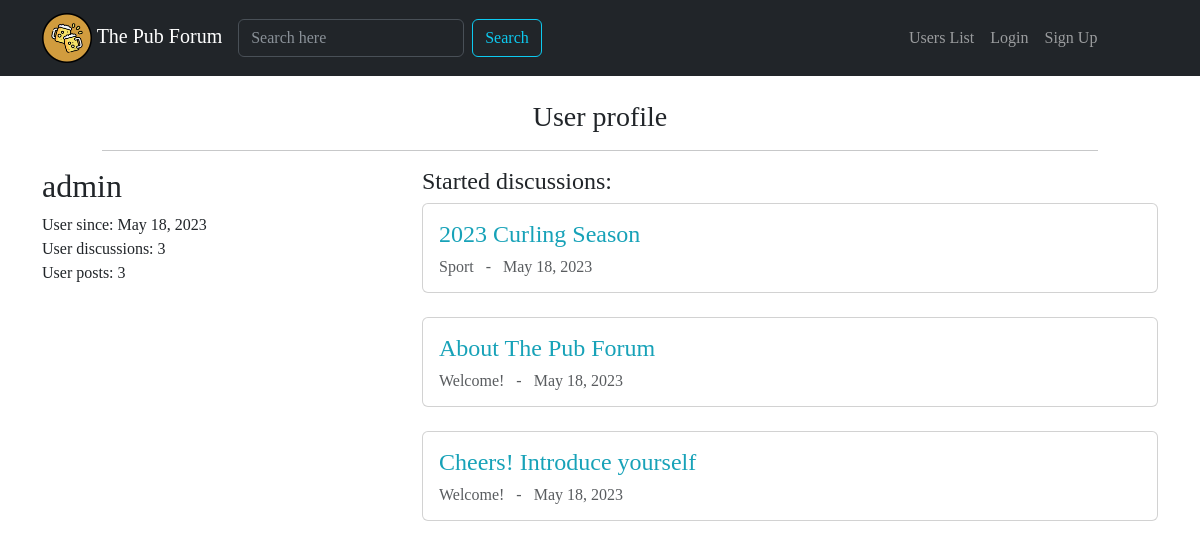
Screenshot of /user/admin/ with the database file from the repository.
### forum/models.py (models this page shows, shortened)
class Discussion(models.Model):
    discussion_title = models.CharField(max_length=150)
    discussion_creation_data = models.DateField(auto_now_add=True)
    discussion_author = models.ForeignKey(User, on_delete=models.CASCADE, related_name='discussions')
    discussion_section = models.ForeignKey(Section, on_delete=models.CASCADE)
    def get_absolute_url(self):
        return reverse("show_discussion", kwargs={'pk': self.pk})
    class Meta:
        verbose_name = 'Discussion'
        verbose_name_plural = 'Discussions'

class Section(models.Model):
    section_name = models.CharField(max_length=100)
    section_description = models.CharField(max_length=200, blank=True, null=True)
    section_logo = models.ImageField(blank=True, null=True)
    def __str__(self):
        return self.section_name
    class Meta:
        verbose_name = 'Section'
        verbose_name_plural = 'Sections'

### core/views.py (the view)
# urls.py: path('user/<str:username>/', user_profile, name="user_profile"),
def user_profile(request, username):
    user = get_object_or_404(User, username=username)
    user_discussions = Discussion.objects.filter(discussion_author=user).order_by("-pk")
    context = {'user': user, 'user_discussions': user_discussions}
    return render(request, "user_profile.html", context)

### core/templates/user_profile.html (shortened to what this page needs)
{% extends 'base.html' %}
{% block content %}
    <div class="row justify-content-center">
        <div class="col-10 text-center">
            <h3>
                User profile
            </h3>
            <hr>
        </div>
    </div>
    <div class="container">
        <div class="row">
            <div class="col-4">
                <h2>{{ user }}</h2>
                User since: {{ user.date_joined|date:"M d, Y" }}
                <br>
                User discussions: {{ user.discussions.count }}
                <br>
                User posts: {{ user.posts.count }}
            </div>
            <div class="col-8">
                <div>
                    <h4>Started discussions:</h4>
                </div>
                {% for disc in user_discussions %}
                <div class="card mb-4">
                    <div class="card-body pb-2">
                        <h4><a class="text-decoration-none" href="{{ disc.get_absolute_url }}">{{ disc.discussion_title }}</a></h4>
                        <h6 class="text-muted"> {{ disc.discussion_section }} &nbsp; - &nbsp; {{ disc.discussion_creation_data }}</h6>
                    </div>
                </div>
                {% empty %}
                    {% if request.user != user %}
                    <h5>{{ user }} has started zero discussions!</h5>
                    {% else %}
                    <h5>You have not started any discussion yet!</h5>
                    {% endif %}
                {% endfor %}
            </div>
        </div>
    </div>
{% endblock content %}

### static_storage/css/pubforum.css (style rules this page uses)
body { font-family: 'Source Serif Pro', serif; }
a, a:hover { color: #17a2b8; }

### rows the page displays
Discussion: discussion_title "2023 Curling Season", discussion_section "Sport", discussion_creation_data "May 18, 2023"
Discussion: discussion_title "About The Pub Forum", discussion_section "Welcome!", discussion_creation_data "May 18, 2023"
Discussion: discussion_title "Cheers! Introduce yourself", discussion_section "Welcome!", discussion_creation_data "May 18, 2023"

### other values shown
{{ user }} "admin"
{{ user.date_joined|date:"M d, Y" }} "May 18, 2023"
{{ user.discussions.count }} "3"
{{ user.posts.count }} "3"
